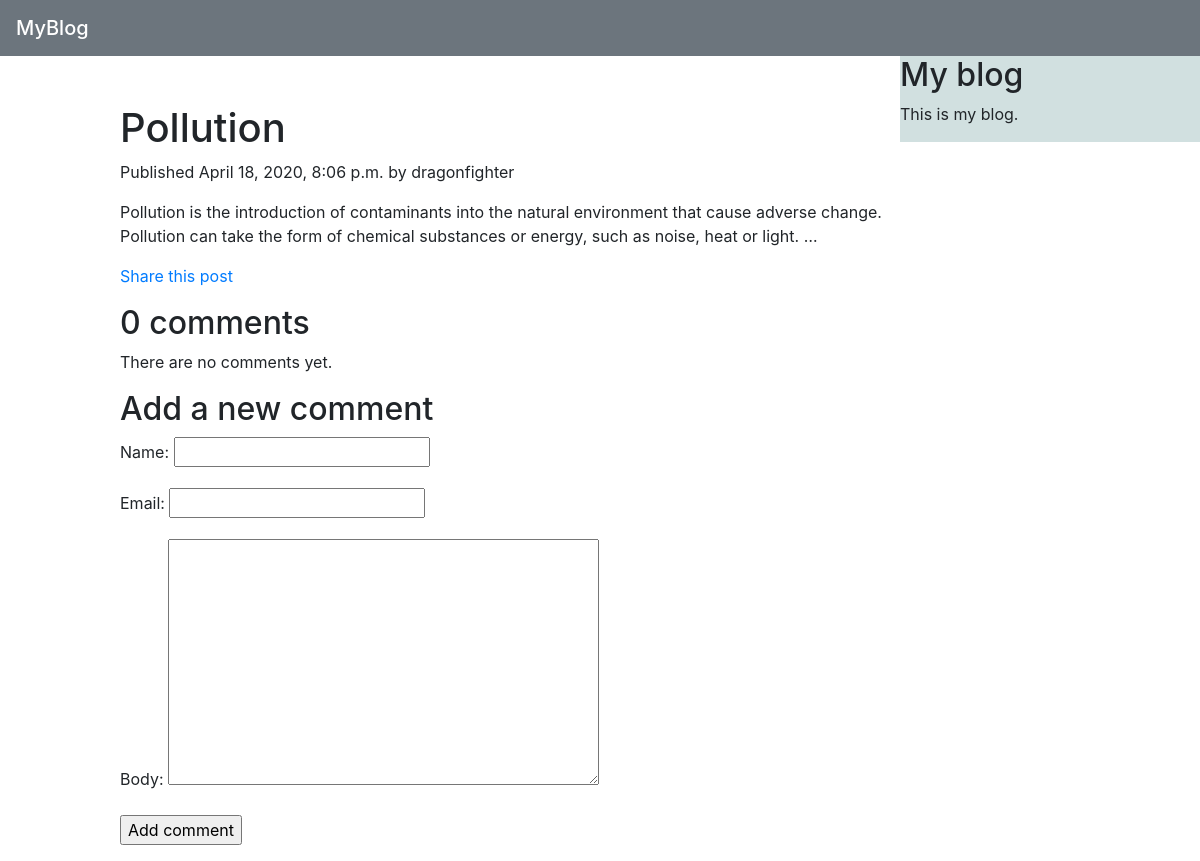
Page /blog/2020/4/18/pollution/ on the earlier database version.
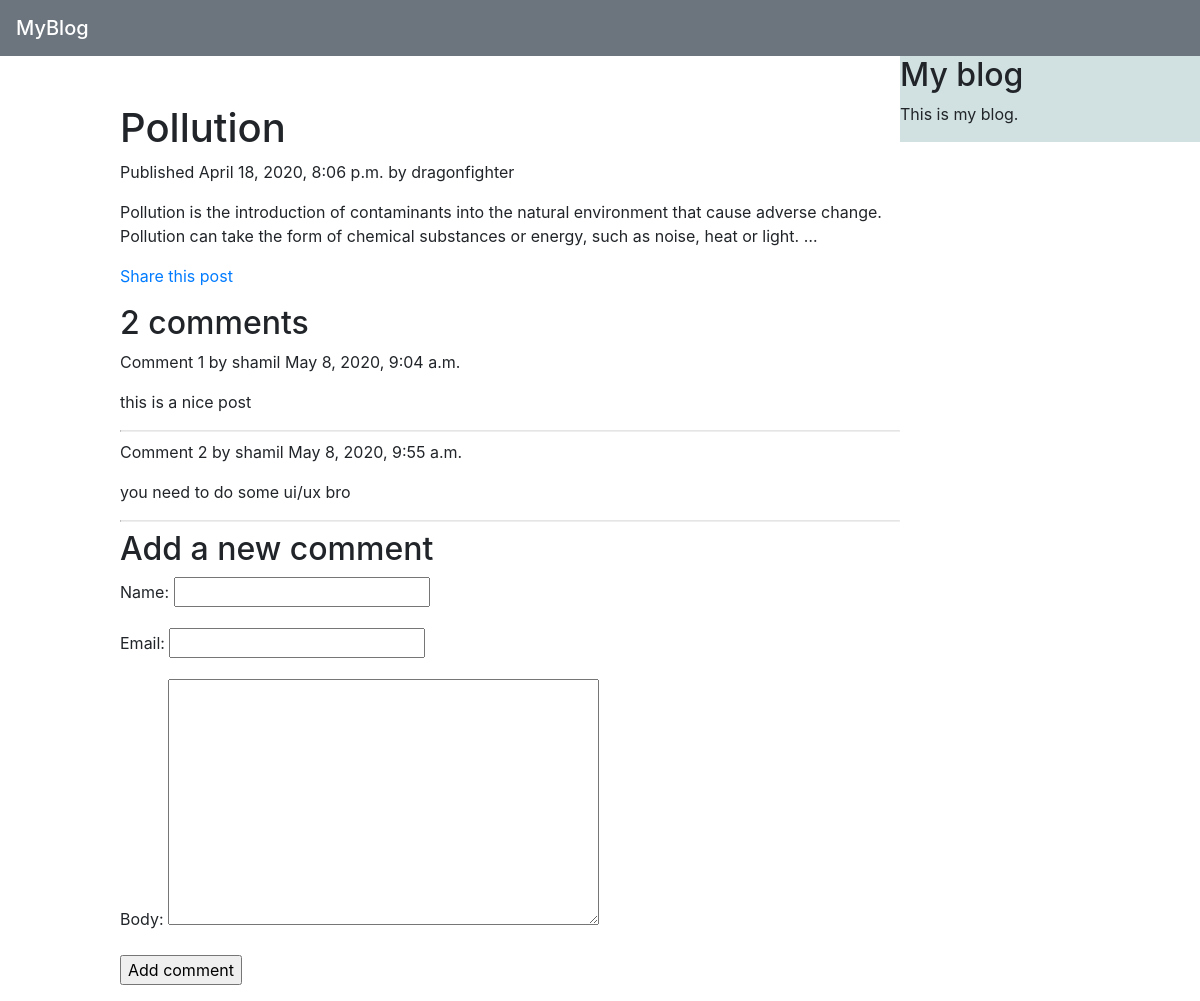
Same page on the later database version.
### blog/models.py (models this page shows, shortened)
class Post(models.Model):
    objects = models.Manager()
    published = PublishedManager()
    STATUS_CHOICES = (
        ('draft', 'Draft'),
        ('published', 'Published'),
    )
    title = models.CharField(max_length=250)
    slug = models.SlugField(max_length=250,
                            unique_for_date='publish')
    author = models.ForeignKey(User,
                               on_delete=models.CASCADE,
                               related_name='blog_posts')
    body = models.TextField()
    publish = models.DateTimeField(default=timezone.now)
    created = models.DateTimeField(auto_now_add=True)
    updated = models.DateTimeField(auto_now=True)
    status = models.CharField(max_length=10,
                              choices=STATUS_CHOICES,
                              default='draft')
    tags = TaggableManager()
    class Meta:
        ordering = ('-publish',)

class Comment(models.Model):
    post = models.ForeignKey(Post,
                             on_delete=models.CASCADE,
                             related_name='comments')
    name = models.CharField(max_length=80)
    email = models.EmailField()
    body = models.TextField()
    created = models.DateTimeField(auto_now_add=True)
    updated = models.DateTimeField(auto_now=True)
    active = models.BooleanField(default=True)
    class Meta:
        ordering = ('created',)

### blog/views.py (the view)
def post_detail(request, year, month, day, post):
    post = get_object_or_404(Post, slug=post,
                             status='published',
                             publish__year=year,
                             publish__month=month,
                             publish__day=day)
    comments = post.comments.filter(active=True)
    new_comment = None
    if request.method == 'POST':
        comment_form = CommentForm(data=request.POST)
        if comment_form.is_valid():
            new_comment = comment_form.save(commit=False)
            new_comment.post = post
            new_comment.save()
    else:
        comment_form = CommentForm()
    return render(request,
                  'blog/post/detail.html',
                  {'post': post,
                   'comments': comments,
                   'new_comment': new_comment,
                   'comment_form': comment_form})

### blog/forms.py
class CommentForm(forms.ModelForm):
    class Meta:
        model = Comment
        fields = ('name', 'email', 'body')

### blog/templates/blog/post/detail.html (shortened to what this page needs)
{% extends "blog/base.html" %}
{%block content%}
    <h1>{{post.title}}</h1>
    <p class="date">
        Published {{post.publish}} by {{post.author}}
    </p>
            {{post.body|truncatewords:30|linebreaks}}
    <p>
    <a href="{% url 'blog:post_share' post.id %}">
    Share this post
    </a>
    </p>
{% with comments.count as total_comments %}
    <h2>
    {{ total_comments }} comment{{ total_comments|pluralize }}
    </h2>
{% endwith %}
{% for comment in comments %}
    <div class="comment">
    <p class="info">
    Comment {{ forloop.counter }} by {{ comment.name }}
    {{ comment.created }}
    </p>
    {{ comment.body|linebreaks }}
        <hr>
    </div>
    {% empty %}
    <p>There are no comments yet.</p>
{% endfor %}
{% if new_comment %}
<h2>Your comment has been added.</h2>
{% else %}
<h2>Add a new comment</h2>
<form method="post">
{{ comment_form.as_p }}
<p><input type="submit" value="Add comment"></p>
</form>
{% endif %}
{%endblock%}

### blog/templates/blog/base.html (shortened to what this page needs)
{% load static %}
<html>
<head>
    <link rel="stylesheet" href="https://stackpath.bootstrapcdn.com/bootstrap/4.4.1/css/bootstrap.min.css">
    <link rel="stylesheet" type="text/css" href="{% static "css/blog.css"%}">
</head>
<body>
    <nav class="navbar text-white bg-secondary">
         <span class="navbar-brand mb-0 h1">MyBlog</span>
    </nav>
    <div class="content">
        {% block content %}
        {% endblock %}
    </div>
    <div class="sidebar">
        <h2>My blog</h2>
        <p>This is my blog.</p>
    </div>
</body>
</html>

### blog/static/css/blog.css (style rules this page uses)
body { background-image: href('https://images.app.goo.gl/dGkUzicujWm3EA5r6'); }
.sidebar { width: 25%; hight: 100%; float:right; background-color:#d1e0e0; }
.content { width:75%; float:left; padding-left:10%; padding-top:4%; }
hr { display: block; margin-top: 0.5em; margin-bottom: 0.5em; margin-left: auto; margin-right: auto; border-style: inset; border-width: 1px; }

Differences in the rows shown:
added Comment: name "shamil", created "May 8, 2020, 9:04 a.m.", body "this is a nice post"
added Comment: name "shamil", created "May 8, 2020, 9:55 a.m.", body "you need to do some ui/ux bro"
Other differences:
{{ total_comments }}: "0" → "2"
text no longer shown: "There are no comments yet."
